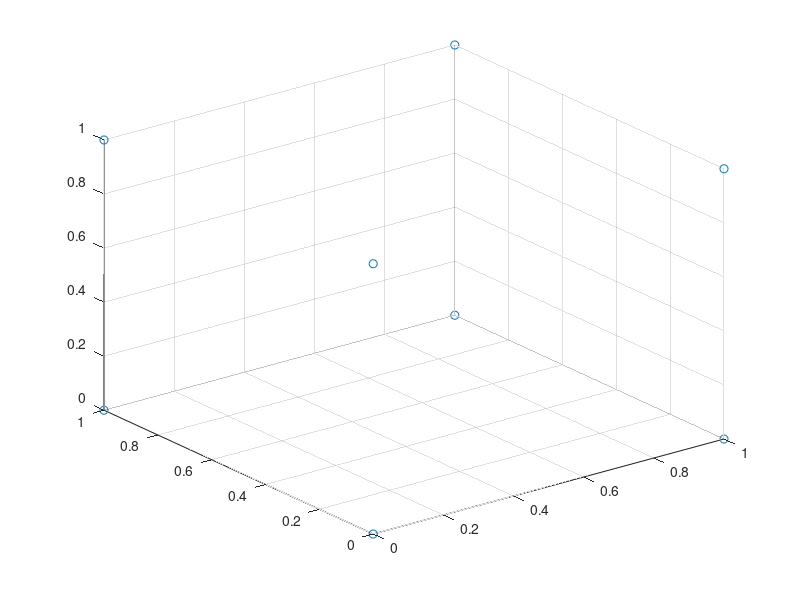

Write the MATLAB code that produced this figure. (Note: this script raises an error after producing the figure.)
% % Read the stereo images.
% I1 = imread('159_i110.png');
% I2 = imread('159_i120.png');
% 
% % Match images
% x = matchImages2( I1, I2);
% 
% % Visualize the corresponding points.
% coord = x(1,:,:);
% subplot(1, 2, 1); 
% imshow(I1);
% hold on;
% scatter(coord(1,:, 1), coord(1,:, 2), 5);
% hold off;
% coord = x(2,:,:);
% subplot(1, 2, 2);
% imshow(I2);
% hold on;
% scatter(coord(1,:, 1), coord(1,:, 2), 5);
% hold off;
% 
% [X, M, t] = bundleAdjustment(x);
X = [0 0 0 0 1 1 1 1;0 0 1 1 0 0 1 1;0 1 0 1 0 1 0 1];%[1 3 2 3 2 -1; 0 0 2 5 4 -1; 0 0 0 1 2 -1];
figure;scatter3(X(1,:), X(2, :), X(3,:));
hoho = 'hoho1'

power = ones(length(X),1);
F = scatteredInterpolant(X(1,:)', X(2,:)', X(3,:)', power, 'natural');

max_x = max(X(1,:)); min_x = min(X(1,:));
max_y = max(X(2,:)); min_y = min(X(2,:));
max_z = max(X(3,:)); min_z = min(X(3,:));

stepSize = (abs(min_x)-abs(max_x))*.1;
xi = min_x:abs(stepSize):max_x;
yi = min_y:abs(stepSize):max_y;
zi = min_z:abs(stepSize):max_z;

hoho = 'hoho2'

[qx,qy,qz] = meshgrid(xi,yi,zi);
qV = F(qx,qy,qz);

hoho = 'hoho3'
figure;
p2 = patch(isosurface(qx,qy,qz,qV,1),'FaceColor','blue',...
 'EdgeColor','none');